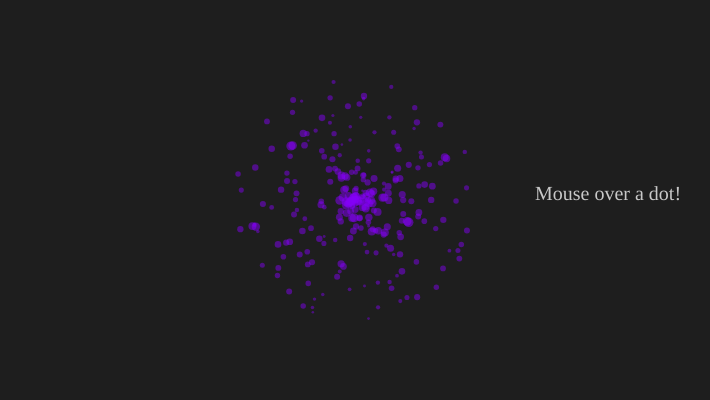
Frame 1 (no input)
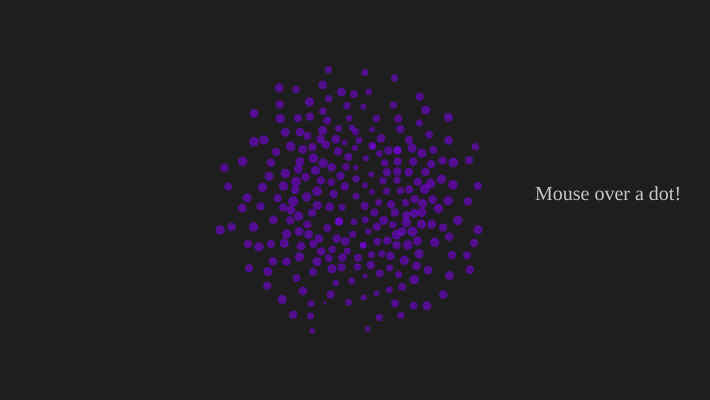
Frame 60 (no input)
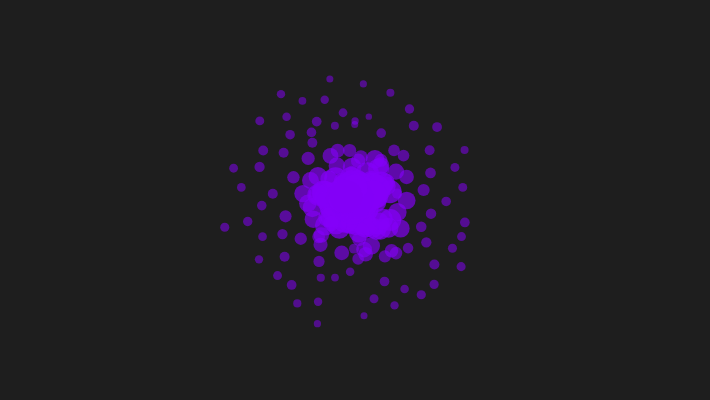
Frame 120 (the mouse pressed at the canvas centre since frame 60)

The p5.js sketch that drew these frames (run headless with seeded random() and noise() and a simulated clock; from frame 60 on, the mouse is pressed at the canvas centre):

// p5.js sketch
// ── sketch.js
// Mutual repulsion, with optional gravity

var myParticles = [];
var nParticles = 250;
var maxRadius = 120
var clicked = false;
var margin = 20
var oldMouseX = 0
var oldMouseY = 0
var count = 0

//==========================================================



function setup() {
  createCanvas(710, 400);
  noStroke()

  for (var i = 0; i < nParticles; i++) {
    var radius = random(0, maxRadius)
    var angle = random(0, TWO_PI)
    var rx = cos(angle) * radius + width / 2
    var ry = sin(angle) * radius + height / 2
    // var rx = random(width/2 - radius, width/2 + radius);
    // var ry = random(height/2 - radius, height/2 + radius);
    myParticles[i] = new Particle(random(5, 7));
    myParticles[i].set(rx, ry);
  }
}


function keyPressed() {
  for (var i = 0; i < myParticles.length; i++) {
    myParticles[i].px = random(width);
    myParticles[i].py = random(height);
  }
}


//==========================================================
function draw() {
  if (oldMouseX == mouseX && oldMouseY == mouseY) {
    count += 1
  } else {
    count = 0
  }
  print(count)
  background(30,30,30);

  var gravityForcex = 0;
  var gravityForcey = 0.05;
  var mutualRepulsionAmount = .5;
  var mouseMutualRepulsionAmount = 500;


  for (var i = 0; i < myParticles.length; i++) {
    var ithParticle = myParticles[i];
    var px = ithParticle.px;
    var py = ithParticle.py;


    for (var j = 0; j < i; j++) {
      var jthParticle = myParticles[j];
      var qx = jthParticle.px;
      var qy = jthParticle.py;

      var dx = px - qx;
      var dy = py - qy;
      var dh = sqrt(dx * dx + dy * dy);
      if (dh > 1.0) {

        var componentInX = dx / dh;
        var componentInY = dy / dh;
        var proportionToDistanceSquared = 1.0 / (dh * dh);

        var repulsionForcex = mutualRepulsionAmount * componentInX * proportionToDistanceSquared;
        var repulsionForcey = mutualRepulsionAmount * componentInY * proportionToDistanceSquared;

        ithParticle.addForce(repulsionForcex, repulsionForcey); // add in forces
        jthParticle.addForce(-repulsionForcex, -repulsionForcey); // add in forces
      }
    }

    var dMouseX = px - mouseX
    var dMouseY = py - mouseY
    var dMouse = sqrt(dMouseX ** 2 + dMouseY ** 2);

    if (dMouse < 400 && dMouse > 8) {

      var mouseComponentInX = dMouseX / dMouse;
      var mouseComponentInY = dMouseY / dMouse;
      var mouseProportionToDistanceSquared = 1.0 / (dMouse ** 2);

      var mouseRepulsionForcex = (mouseMutualRepulsionAmount) * mouseComponentInX * mouseProportionToDistanceSquared;
      var mouseRepulsionForcey = (mouseMutualRepulsionAmount) * mouseComponentInY * mouseProportionToDistanceSquared;

      if (count < 200) {
        ithParticle.addForce(-mouseRepulsionForcex, -mouseRepulsionForcey);


      } else {}
    } else {}


  }
  for (var i = 0; i < myParticles.length; i++) {
    myParticles[i].bPeriodicBoundaries = false;
    myParticles[i].bElasticBoundaries = true;

    // var distanceFromCenter = getDistance(width/2, height/2, myParticles[i].px, myParticles[i].py)
    // if(distanceFromCenter <= maxRadius ){
    //   myParticles[i].update();
    // } // update all locations
    myParticles[i].update();
  }

  for (var i = 0; i < myParticles.length; i++) {
    myParticles[i].render(); // draw all particles
  }

  fill(200, 200, 200);
  noStroke();
  textSize(20);
  textFont('Avenir')

  if (clicked == false) {
    text("Mouse over a dot!", margin * 12 + width / 2 - 60, height / 2);
  }

  oldMouseX = mouseX
  oldMouseY = mouseY
}


//==========================================================
//========================================================== 
function Particle(size) {
  this.px = 0;
  this.py = 0;
  this.vx = 0;
  this.vy = 0;
  this.damping = 0.96;
  this.mass = 1.0;
  this.bLimitVelocities = true;
  this.bPeriodicBoundaries = false;
  this.bElasticBoundaries = true;
  this.size = size


  this.set = function(x, y) {
    this.px = x;
    this.py = y;
    this.vx = 0;
    this.vy = 0;
    this.damping = 0.96;
    this.mass = 1.0;
  }

  this.addForce = function(fx, fy) {
    ax = fx / this.mass;
    ay = fy / this.mass;
    this.vx += ax;
    this.vy += ay;
  }

  this.update = function() {
    this.vx *= this.damping;
    this.vy *= this.damping;
    this.limitVelocities();
    this.handleBoundaries();
    this.px += this.vx;
    this.py += this.vy;
  }

  this.limitVelocities = function() {
    if (this.bLimitVelocities) {
      var speed = sqrt(this.vx * this.vx + this.vy * this.vy);
      var maxSpeed = 10;
      if (speed > maxSpeed) {
        this.vx *= maxSpeed / speed;
        this.vy *= maxSpeed / speed;
      }
    }
  }

  this.inBounds = function() {
    return (this.px < width && this.px > 0 && this.py < height && this.py > 0);
  }

  this.handleBoundaries = function() {
    var distanceFromCenter = getDistance(width / 2, height / 2, this.px, this.py)
    // if(distanceFromCenter > maxRadius){
    //   this.px = this.px * .999 + width/2 * .001
    //   this.py = this.py * .999 + height/2 * .001
    // }
    // if(distanceFromCenter > maxRadius){
    //   if(this.px>width/2 + maxRadius)this.vx=-this.vx;
    //   if(this.px<width/2 - maxRadius)this.vx=-this.vx;
    //   if(this.py>height/2 + maxRadius)this.vy=-this.vy;
    //   if(this.py<height/2 - maxRadius)this.vy=-this.vy;      
    // }

    // if(distanceFromCenter > maxRadius){
    //   if(this.px>width/2 + maxRadius)this.px-=maxRadius* 2;
    //   if(this.px<width/2 - maxRadius)this.px+=maxRadius* 2;
    //   if(this.py>height/2 + maxRadius)this.py-=maxRadius * 2;
    //   if(this.py<height/2 - maxRadius)this.py+=maxRadius * 2;     
    // }
    if (this.bPeriodicBoundaries) {
      if (this.px > width) this.px -= width;
      if (this.px < 0) this.px += width;
      if (this.py > height) this.py -= height;
      if (this.py < 0) this.py += height;
    } else if (this.bElasticBoundaries) {
      if (this.px > width) this.vx = -this.vx;
      if (this.px < 0) this.vx = -this.vx;
      if (this.py > height) this.vy = -this.vy;
      if (this.py < 0) this.vy = -this.vy;
    }
  }
  this.render = function(size) {
    var distance = getDistance(mouseX, mouseY, this.px, this.py)
    var factor = map(distance, 0, 75, 3, 1)
    if (distance >= 75) {
      var size = this.size + log(abs(this.vx) * 50)
    } else {
      clicked = true
      var size = (this.size + log(abs(this.vx) * 50)) * factor
    }
    var opacity = map(size, 0, 40, 100, 255)

    // var opacity = map(size, 0, 100, 3, 1)
    fill(132, 0, 248, opacity)

    ellipse(this.px, this.py, size, size);
  }
}

function getDistance(x1, y1, x2, y2) {
  return sqrt((x1 - x2) ** 2 + (y1 - y2) ** 2)
}
